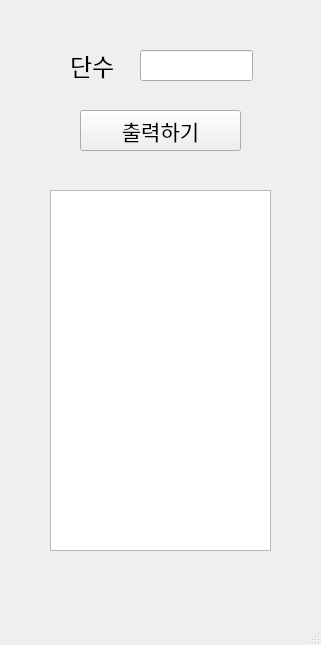
<?xml version="1.0" encoding="UTF-8"?>
<ui version="4.0">
 <class>MainWindow</class>
 <widget class="QMainWindow" name="MainWindow">
  <property name="geometry">
   <rect>
    <x>0</x>
    <y>0</y>
    <width>321</width>
    <height>645</height>
   </rect>
  </property>
  <property name="windowTitle">
   <string>MainWindow</string>
  </property>
  <widget class="QWidget" name="centralwidget">
   <widget class="QLabel" name="lbl_dan">
    <property name="geometry">
     <rect>
      <x>70</x>
      <y>50</y>
      <width>51</width>
      <height>31</height>
     </rect>
    </property>
    <property name="font">
     <font>
      <family>둥근모꼴</family>
      <pointsize>18</pointsize>
     </font>
    </property>
    <property name="text">
     <string>단수</string>
    </property>
   </widget>
   <widget class="QPushButton" name="pb">
    <property name="geometry">
     <rect>
      <x>80</x>
      <y>110</y>
      <width>161</width>
      <height>41</height>
     </rect>
    </property>
    <property name="font">
     <font>
      <family>둥근모꼴</family>
      <pointsize>16</pointsize>
     </font>
    </property>
    <property name="text">
     <string>출력하기</string>
    </property>
   </widget>
   <widget class="QLineEdit" name="le">
    <property name="geometry">
     <rect>
      <x>140</x>
      <y>50</y>
      <width>113</width>
      <height>31</height>
     </rect>
    </property>
    <property name="font">
     <font>
      <family>둥근모꼴</family>
      <pointsize>18</pointsize>
     </font>
    </property>
    <property name="alignment">
     <set>Qt::AlignCenter</set>
    </property>
   </widget>
   <widget class="QTextEdit" name="te">
    <property name="geometry">
     <rect>
      <x>50</x>
      <y>190</y>
      <width>221</width>
      <height>361</height>
     </rect>
    </property>
    <property name="font">
     <font>
      <family>둥근모꼴</family>
      <pointsize>16</pointsize>
     </font>
    </property>
    <property name="html">
     <string>&lt;!DOCTYPE HTML PUBLIC &quot;-//W3C//DTD HTML 4.0//EN&quot; &quot;http://www.w3.org/TR/REC-html40/strict.dtd&quot;&gt;
&lt;html&gt;&lt;head&gt;&lt;meta name=&quot;qrichtext&quot; content=&quot;1&quot; /&gt;&lt;style type=&quot;text/css&quot;&gt;
p, li { white-space: pre-wrap; }
&lt;/style&gt;&lt;/head&gt;&lt;body style=&quot; font-family:'둥근모꼴'; font-size:16pt; font-weight:400; font-style:normal;&quot;&gt;
&lt;p style=&quot;-qt-paragraph-type:empty; margin-top:0px; margin-bottom:0px; margin-left:0px; margin-right:0px; -qt-block-indent:0; text-indent:0px;&quot;&gt;&lt;br /&gt;&lt;/p&gt;&lt;/body&gt;&lt;/html&gt;</string>
    </property>
   </widget>
  </widget>
  <widget class="QMenuBar" name="menubar">
   <property name="geometry">
    <rect>
     <x>0</x>
     <y>0</y>
     <width>321</width>
     <height>21</height>
    </rect>
   </property>
  </widget>
  <widget class="QStatusBar" name="statusbar"/>
 </widget>
 <resources/>
 <connections/>
</ui>
